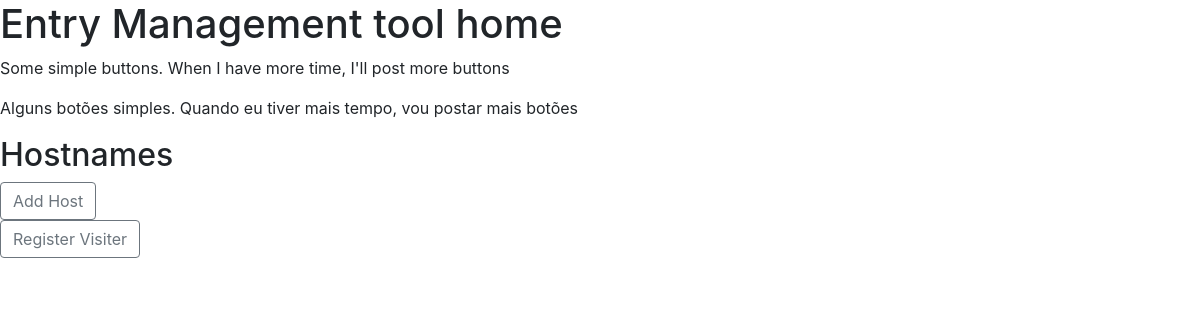
/myapp/, run on an earlier commit of the app's database.
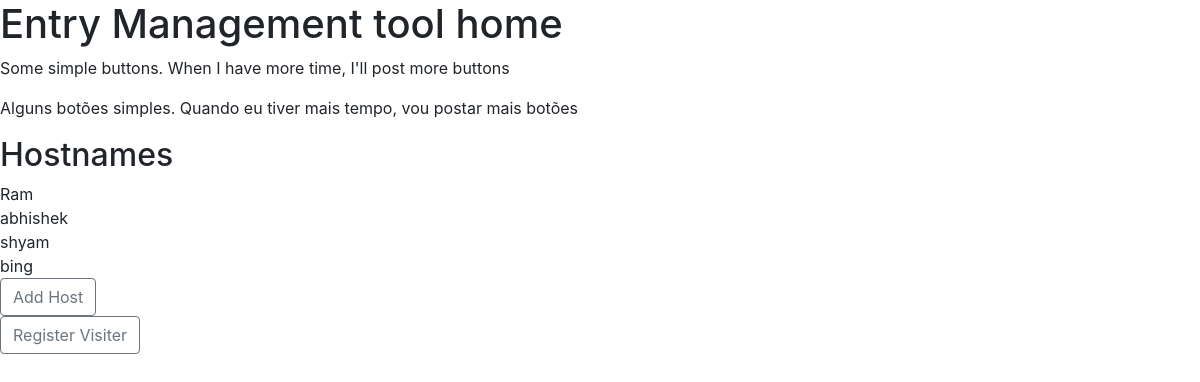
And on a later commit of the database.
### myapp/models.py (models this page shows, shortened)
class Host(models.Model):
    name = models.CharField(max_length=200)
    email = models.EmailField()
    phone = models.PositiveIntegerField()

### myapp/views.py (the view)
# urls.py: path('', views.index, name='index'),
def index(request):
    hosts = Host.objects.all()
    context = {
        'hosts':hosts
    }
    return render(request,"myapp_home.html",context);

### templates/myapp_home.html (shortened to what this page needs)
<!DOCTYPE html>
<html>
<head>
    <link rel="stylesheet" href="https://stackpath.bootstrapcdn.com/bootstrap/4.3.1/css/bootstrap.min.css">
</head>
<body>
<div id="tudo">
	<h1>Entry Management tool home</h1>
 <p>Some simple buttons. When I have more time, I'll post more buttons</p>
 <p>Alguns botões simples. Quando eu tiver mais tempo, vou postar mais botões</p>
 <h2>Hostnames</h2>
 	{% for host in hosts %}
	 	{{ host.name }} <br>
 	{% endfor %}
	<div>
		<a href="#" class="btn btn-outline-secondary"> Add Host</a>
	</div>
  	<div>
		<a href="#" class="btn btn-outline-secondary">Register Visiter</a>
	</div>
</div>
</body>
</html>

What changed in the data, as far as the page shows it:
added Host: name "Ram"
added Host: name "abhishek"
added Host: name "shyam"
added Host: name "bing"
